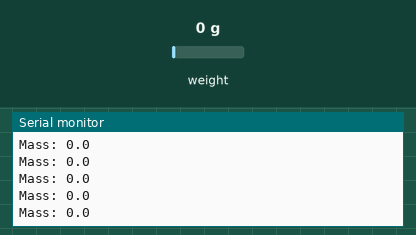
This sketch was run on a simulated Arduino Uno, built with avr-gcc and run on an emulated ATmega328P. Parts: the last lines printed to the serial monitor. The inputs (shaded band) are chosen by the test bench; at power-on: weight on the scale 0 g.

Above: at 7.6 s.
7.7 s: weight on the scale set to 100 g
At 7.73 s:
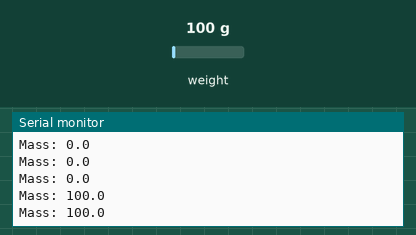
9.2 s: weight on the scale set to 1250 g
At 9.25 s:
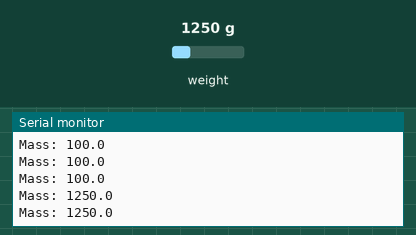
Timing chart, 0 to 12.2 s (numbered marks = the images above; inputs shaded):
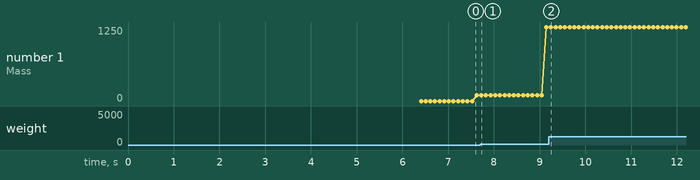

The sketch:

Load_Cell_Output.ino
```cpp
#include <Arduino.h>
#include "HX711.h"

// HX711 circuit wiring
const int LOADCELL_DOUT_PIN = 2;
const int LOADCELL_SCK_PIN = 3;

HX711 scale;

void setup() {
  Serial.begin(115200);
  Serial.println("HX711 Demo");
  Serial.println("Initializing the scale");

  scale.begin(LOADCELL_DOUT_PIN, LOADCELL_SCK_PIN);

  Serial.println("Before setting up the scale:");
  Serial.print("read: \t\t");
  Serial.println(scale.read());      // print a raw reading from the ADC

  Serial.print("read average: \t\t");
  Serial.println(scale.read_average(20));   // print the average of 20 readings from the ADC

  Serial.print("get value: \t\t");
  Serial.println(scale.get_value(5));   // print the average of 5 readings from the ADC minus the tare weight (not set yet)

  Serial.print("get units: \t\t");
  Serial.println(scale.get_units(1), 1);  // print the average of 5 readings from the ADC minus tare weight (not set) divided
            // by the SCALE parameter (not set yet)

  scale.set_scale(-459.542);
  //scale.set_scale(-471.497);                      // this value is obtained by calibrating the scale with known weights; see the README for details
  scale.tare();               // reset the scale to 0

  Serial.println("After setting up the scale:");

  Serial.print("read: \t\t");
  Serial.println(scale.read());                 // print a raw reading from the ADC

  Serial.print("read average: \t\t");
  Serial.println(scale.read_average(20));       // print the average of 20 readings from the ADC

  Serial.print("get value: \t\t");
  Serial.println(scale.get_value(5));   // print the average of 5 readings from the ADC minus the tare weight, set with tare()

  Serial.print("get units: \t\t");
  Serial.println(scale.get_units(1), 1);        // print the average of 5 readings from the ADC minus tare weight, divided
            // by the SCALE parameter set with set_scale

  Serial.println("Readings:");
}

void loop() {
  Serial.print("Mass: ");
  Serial.println(scale.get_units(), 1);
//  Serial.print("\t| average:\t");
//  Serial.println(scale.get_units(10), 5);

  delay(1);
}
```

Measured:
- after the input at 7.7 s, the serial monitor: prints a new line at once (image 1)
- after the input at 9.2 s, the serial monitor: prints a new line after 0.05 s (image 2)
- plotted number 1: 100 → 1250 after the input at 7.7 s
